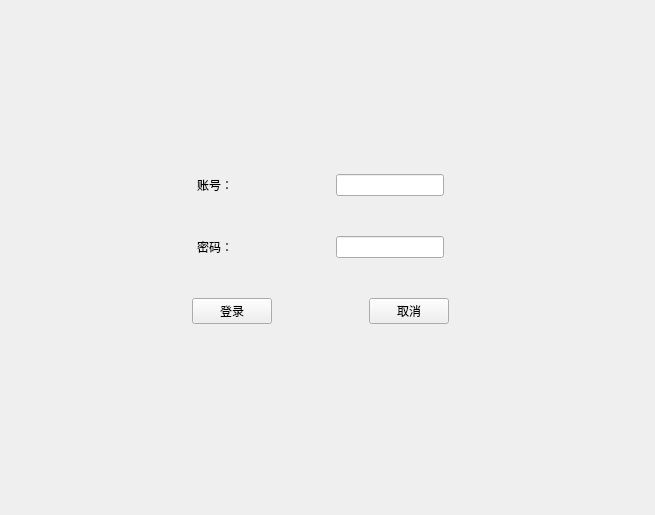
<?xml version="1.0" encoding="UTF-8"?>
<ui version="4.0">
 <class>Widget</class>
 <widget class="QWidget" name="Widget">
  <property name="geometry">
   <rect>
    <x>0</x>
    <y>0</y>
    <width>655</width>
    <height>515</height>
   </rect>
  </property>
  <property name="windowTitle">
   <string>Widget</string>
  </property>
  <widget class="QWidget" name="layoutWidget">
   <property name="geometry">
    <rect>
     <x>100</x>
     <y>140</y>
     <width>441</width>
     <height>221</height>
    </rect>
   </property>
   <layout class="QGridLayout" name="gridLayout">
    <item row="0" column="0">
     <layout class="QHBoxLayout" name="horizontalLayout">
      <item>
       <spacer name="horizontalSpacer">
        <property name="orientation">
         <enum>Qt::Horizontal</enum>
        </property>
        <property name="sizeHint" stdset="0">
         <size>
          <width>40</width>
          <height>20</height>
         </size>
        </property>
       </spacer>
      </item>
      <item>
       <widget class="QLabel" name="label">
        <property name="text">
         <string>账号：</string>
        </property>
       </widget>
      </item>
      <item>
       <spacer name="horizontalSpacer_8">
        <property name="orientation">
         <enum>Qt::Horizontal</enum>
        </property>
        <property name="sizeHint" stdset="0">
         <size>
          <width>40</width>
          <height>20</height>
         </size>
        </property>
       </spacer>
      </item>
      <item>
       <widget class="QLineEdit" name="lineEdit_Name"/>
      </item>
      <item>
       <spacer name="horizontalSpacer_3">
        <property name="orientation">
         <enum>Qt::Horizontal</enum>
        </property>
        <property name="sizeHint" stdset="0">
         <size>
          <width>40</width>
          <height>20</height>
         </size>
        </property>
       </spacer>
      </item>
     </layout>
    </item>
    <item row="1" column="0">
     <layout class="QHBoxLayout" name="horizontalLayout_2">
      <item>
       <spacer name="horizontalSpacer_4">
        <property name="orientation">
         <enum>Qt::Horizontal</enum>
        </property>
        <property name="sizeHint" stdset="0">
         <size>
          <width>40</width>
          <height>20</height>
         </size>
        </property>
       </spacer>
      </item>
      <item>
       <widget class="QLabel" name="label_2">
        <property name="text">
         <string>密码：</string>
        </property>
       </widget>
      </item>
      <item>
       <spacer name="horizontalSpacer_9">
        <property name="orientation">
         <enum>Qt::Horizontal</enum>
        </property>
        <property name="sizeHint" stdset="0">
         <size>
          <width>40</width>
          <height>20</height>
         </size>
        </property>
       </spacer>
      </item>
      <item>
       <widget class="QLineEdit" name="lineEdit_PassWord">
        <property name="focusPolicy">
         <enum>Qt::StrongFocus</enum>
        </property>
        <property name="echoMode">
         <enum>QLineEdit::Password</enum>
        </property>
       </widget>
      </item>
      <item>
       <spacer name="horizontalSpacer_2">
        <property name="orientation">
         <enum>Qt::Horizontal</enum>
        </property>
        <property name="sizeHint" stdset="0">
         <size>
          <width>40</width>
          <height>20</height>
         </size>
        </property>
       </spacer>
      </item>
     </layout>
    </item>
    <item row="2" column="0">
     <layout class="QHBoxLayout" name="horizontalLayout_3">
      <item>
       <spacer name="horizontalSpacer_5">
        <property name="orientation">
         <enum>Qt::Horizontal</enum>
        </property>
        <property name="sizeHint" stdset="0">
         <size>
          <width>40</width>
          <height>20</height>
         </size>
        </property>
       </spacer>
      </item>
      <item>
       <widget class="QPushButton" name="pushButton_login">
        <property name="text">
         <string>登录</string>
        </property>
       </widget>
      </item>
      <item>
       <spacer name="horizontalSpacer_6">
        <property name="orientation">
         <enum>Qt::Horizontal</enum>
        </property>
        <property name="sizeHint" stdset="0">
         <size>
          <width>40</width>
          <height>20</height>
         </size>
        </property>
       </spacer>
      </item>
      <item>
       <widget class="QPushButton" name="pushButton_Cancel">
        <property name="text">
         <string>取消</string>
        </property>
       </widget>
      </item>
      <item>
       <spacer name="horizontalSpacer_7">
        <property name="orientation">
         <enum>Qt::Horizontal</enum>
        </property>
        <property name="sizeHint" stdset="0">
         <size>
          <width>40</width>
          <height>20</height>
         </size>
        </property>
       </spacer>
      </item>
     </layout>
    </item>
   </layout>
  </widget>
 </widget>
 <resources/>
 <connections/>
</ui>
